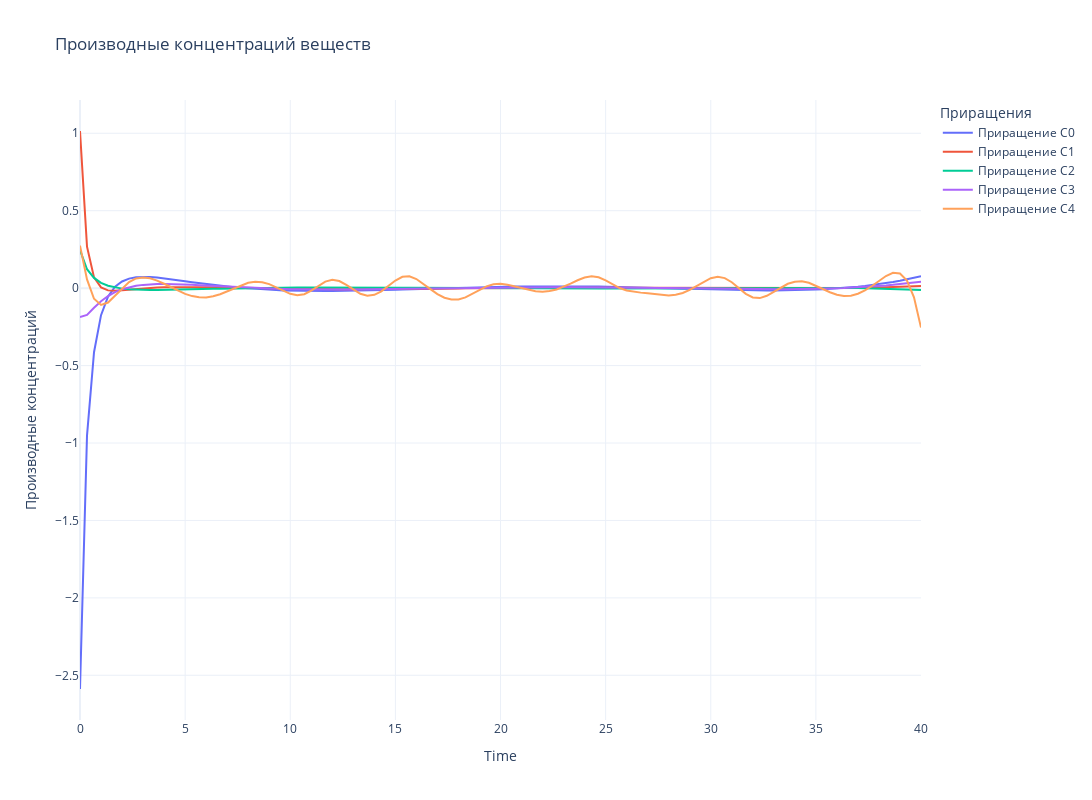

Notebook code for this chart:
### Markdown cell above
### От сплайнов

### Code cell
fig = go.Figure()

# Добавляем линии для каждого вещества
for i in range(N_SUBSTANCE):
    fig.add_trace(go.Scatter(
        x=tsteps, 
        y=dCdt_TRUE[i] - dCdt_spline[i], 
        mode='lines', 
        name=f'Приращение C{i}'
    ))

# Настройки графика
fig.update_layout(
    title='Производные концентраций веществ',
    xaxis_title='Time',
    yaxis_title='Производные концентраций',
    legend_title='Приращения',
    template='plotly_white',
    width=1400,  # Ширина холста
    height=800   # Высота холста
)

fig.show()
